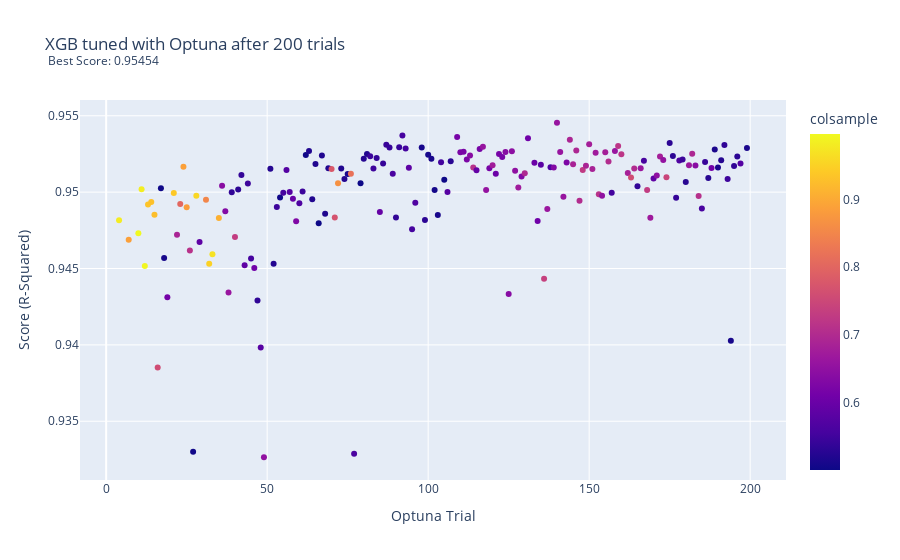

Notebook code for this chart:
### Code cell
fig = px.scatter(optuna_xgb.loc[optuna_xgb.Score > .93],
                 x="Trial", 
                 y="Score", 
                 color = 'colsample',
                 hover_data=['Parameters'],
                labels = {'Trial': 'Optuna Trial', 'Score': 'Score (R-Squared)'},
                title = 'XGB tuned with Optuna after 200 trials<br><sup> Best Score: 0.95454 </sup>')

fig.update_layout(
    hoverlabel=dict(
        bgcolor="white",
        font_size=8,
        font_family="Rockwell"
    )
)
fig.write_image("images/optuna_xgb_colsample.png")
fig.show()

### Figure 1 — Plotly figure (JSON) as saved in the notebook; plotly's stock layout.template omitted (floating-point values rounded to 4 significant figures; data arrays with more than 128 entries replaced by an {"elided": "..."} marker saying what was removed)
{"data": [{"customdata": {"elided": "182x1x8x2 mixed values"}, "hovertemplate": "Optuna Trial=%{x}<br>Score (R-Squared)=%{y}<br>Parameters=%{customdata[0]}<br>colsample=%{marker.color}<extra></extra>", "legendgroup": "", "marker": {"color": {"elided": "182 float values"}, "coloraxis": "coloraxis", "symbol": "circle"}, "mode": "markers", "name": "", "orientation": "v", "showlegend": false, "type": "scatter", "x": {"elided": "182 int values"}, "xaxis": "x", "y": {"elided": "182 float values"}, "yaxis": "y"}], "layout": {"coloraxis": {"colorbar": {"title": {"text": "colsample"}}, "colorscale": [[0, "#0d0887"], [0.1111, "#46039f"], [0.2222, "#7201a8"], [0.3333, "#9c179e"], [0.4444, "#bd3786"], [0.5556, "#d8576b"], [0.6667, "#ed7953"], [0.7778, "#fb9f3a"], [0.8889, "#fdca26"], [1, "#f0f921"]]}, "hoverlabel": {"bgcolor": "white", "font": {"family": "Rockwell", "size": 8}}, "legend": {"tracegroupgap": 0}, "title": {"text": "XGB tuned with Optuna after 200 trials<br><sup> Best Score: 0.95454 </sup>"}, "xaxis": {"anchor": "y", "domain": [0, 1], "title": {"text": "Optuna Trial"}}, "yaxis": {"anchor": "x", "domain": [0, 1], "title": {"text": "Score (R-Squared)"}}}}
